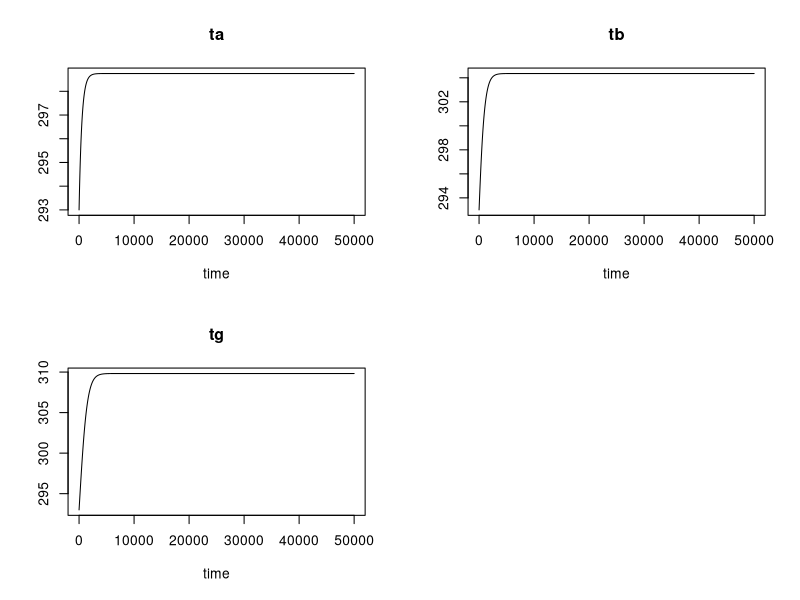

Recreate this plot in R.
library(deSolve)

m = 1000
mdot = 2
u = 100
a = 1
cp = 2000
t1 = 293
ts = 523
time = seq(0, 50000, by = 1)

tank_series <- function(t, state, parameters) {
  with(as.list(c(state, parameters)),{
    dta = massratio*(t1-ta) + h*(ts-t1)
    dtb = massratio*(ta-tb) + h*(ts-ta)
    dtg = massratio*(tb-tg) + h*(ts-tb)
    list(c(dta, dtb, dtg))
  })
}

parameters <- c(massratio = mdot/m, h = ((u*a)/(m*cp)))

state <- c(ta = 293, tb = 293, tg = 293)

tank_series_sol <- ode(t = time, y = state, parms = parameters, func = tank_series)

plot(tank_series_sol)

dim(tank_series_sol)

timetemp = 306.72

tank_series_sol[1643,]
# the time at 99% of the value is 1642s, ie 27.36mins
